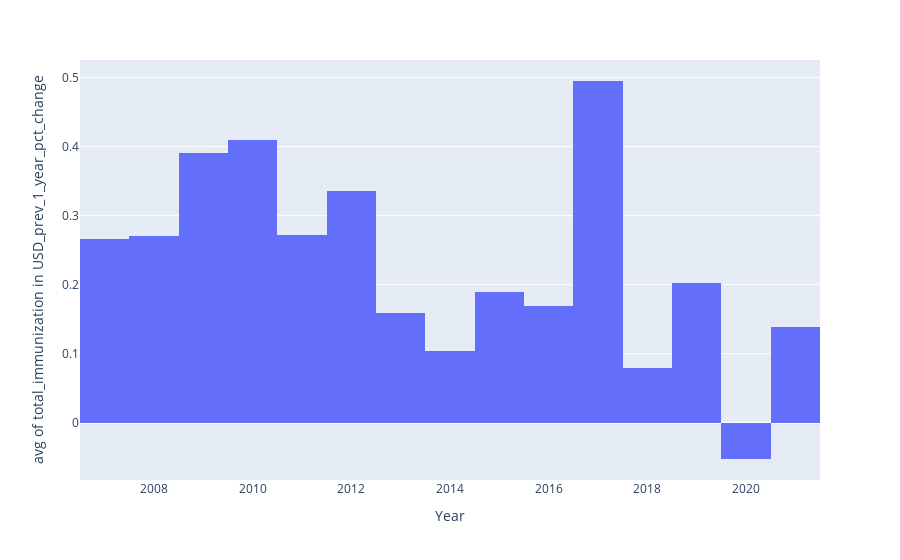

Notebook code for this chart:
### Code cell
fig = px.histogram(merged_df.dropna(subset=['total_immunization in USD_prev_1_year_pct_change']), x='Year', histfunc='avg', y='total_immunization in USD_prev_1_year_pct_change')
fig

### Figure 1 — Plotly figure (JSON) as saved in the notebook; plotly's stock layout.template omitted (floating-point values rounded to 4 significant figures; data arrays with more than 128 entries replaced by an {"elided": "..."} marker saying what was removed)
{"data": [{"alignmentgroup": "True", "bingroup": "x", "histfunc": "avg", "hovertemplate": "Year=%{x}<br>avg of total_immunization in USD_prev_1_year_pct_change=%{y}<extra></extra>", "legendgroup": "", "marker": {"color": "#636efa", "pattern": {"shape": ""}}, "name": "", "offsetgroup": "", "orientation": "v", "showlegend": false, "type": "histogram", "x": {"elided": "1208 str values"}, "xaxis": "x", "y": {"elided": "1208 float values"}, "yaxis": "y"}], "layout": {"barmode": "relative", "legend": {"tracegroupgap": 0}, "margin": {"t": 60}, "xaxis": {"anchor": "y", "domain": [0, 1], "title": {"text": "Year"}}, "yaxis": {"anchor": "x", "domain": [0, 1], "title": {"text": "avg of total_immunization in USD_prev_1_year_pct_change"}}}}
